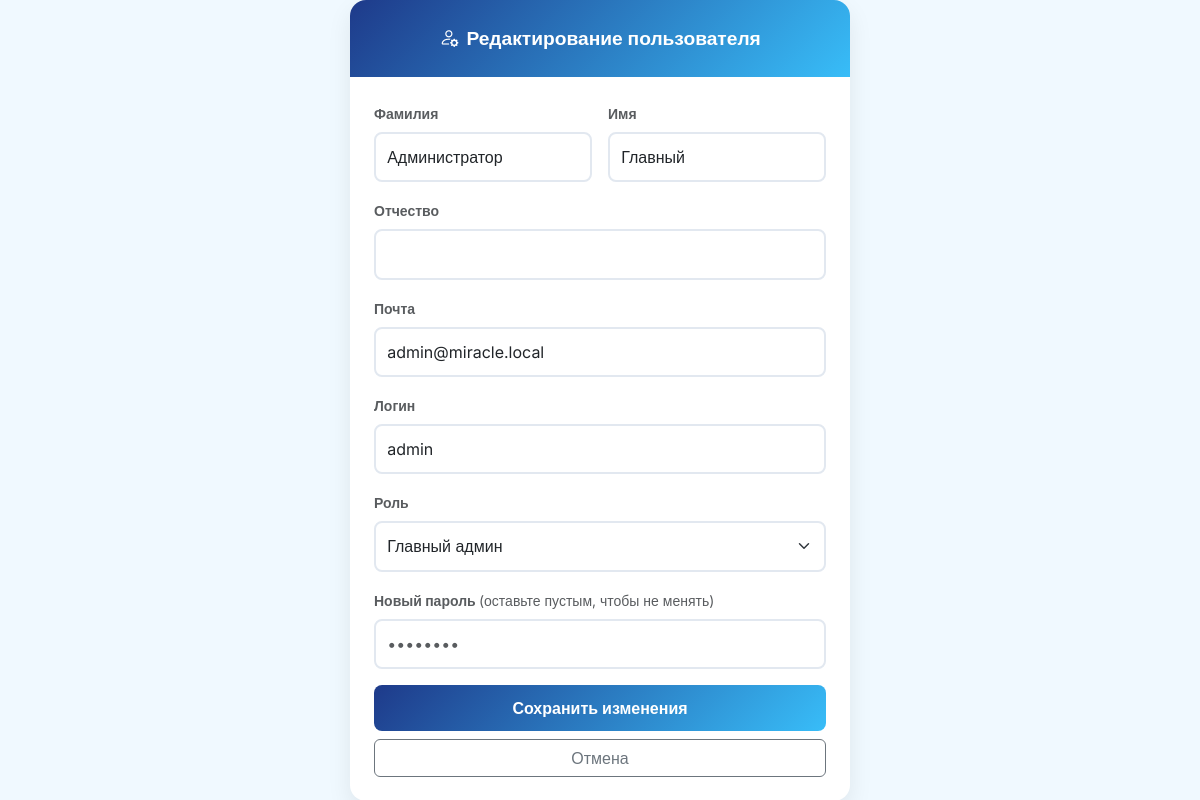
Screenshot of /admin/edit/1 (signed in) with the database file from the repository.
### tables this page shows
CREATE TABLE users 
                      (id INTEGER PRIMARY KEY, username TEXT UNIQUE, password TEXT, role TEXT,
                       first_name TEXT, last_name TEXT, patronymic TEXT, email TEXT);

### app.py (the view)
    def wrap(*args, **kwargs):
        if 'logged_in' not in session:
            flash('Пожалуйста, войдите в систему.', 'error')
            return redirect(url_for('login'))
        return f(*args, **kwargs)

### app.py (called while the page is built, shortened)
def login_required(f):
    def wrap(*args, **kwargs):
        if 'logged_in' not in session:
            flash('Пожалуйста, войдите в систему.', 'error')
            return redirect(url_for('login'))
        return f(*args, **kwargs)
    wrap.__name__ = f.__name__
    return wrap

@app.route('/admin/edit/<int:user_id>', methods=['GET', 'POST'])
@login_required
def edit_user(user_id):
    conn = sqlite3.connect(DB_NAME)
    user = conn.cursor().execute(
        "SELECT id, username, role, first_name, last_name, patronymic, email FROM users WHERE id = ?",
        (user_id,)).fetchone()
    conn.close()
    return render_template('edit_user.html', user=user)

### templates/edit_user.html (shortened to what this page needs)
<!DOCTYPE html>
<html lang="ru">
<head>
    <link href="https://cdn.jsdelivr.net/npm/bootstrap@5.3.0/dist/css/bootstrap.min.css" rel="stylesheet">
    <link href="https://cdn.jsdelivr.net/npm/bootstrap-icons@1.11.0/font/bootstrap-icons.css" rel="stylesheet">
</head>
<body>
    <div class="container d-flex justify-content-center">
        <div class="modern-card">
            <div class="card-header-custom text-center">
                <i class="bi bi-person-gear me-2"></i>Редактирование пользователя
            </div>
            <div class="card-body p-4">
                <form method="POST">
                    <div class="row g-3 mb-3">
                        <div class="col-md-6">
                            <label class="form-label small fw-bold text-muted">Фамилия</label>
                            <input type="text" name="last_name" class="form-control" value="{{ user[4] }}" required>
                        </div>
                        <div class="col-md-6">
                            <label class="form-label small fw-bold text-muted">Имя</label>
                            <input type="text" name="first_name" class="form-control" value="{{ user[3] }}" required>
                        </div>
                        <div class="col-12">
                            <label class="form-label small fw-bold text-muted">Отчество</label>
                            <input type="text" name="patronymic" class="form-control" value="{{ user[5] or '' }}">
                        </div>
                        <div class="col-12">
                            <label class="form-label small fw-bold text-muted">Почта</label>
                            <input type="email" name="email" class="form-control" value="{{ user[6] }}" required>
                        </div>
                        <div class="col-12">
                            <label class="form-label small fw-bold text-muted">Логин</label>
                            <input type="text" name="username" class="form-control" value="{{ user[1] }}" required>
                        </div>
                        <div class="col-12">
                            <label class="form-label small fw-bold text-muted">Роль</label>
                            <select name="role" class="form-select" required>
                                <option value="admin" {% if user[2] == 'admin' %}selected{% endif %}>Главный админ</option>
                            </select>
                        </div>
                        <div class="col-12">
                            <label class="form-label small fw-bold text-muted">Новый пароль <span class="text-muted fw-normal">(оставьте пустым, чтобы не менять)</span></label>
                            <input type="password" name="password" class="form-control" placeholder="••••••••">
                        </div>
                    </div>
                    <div class="d-grid gap-2">
                        <button type="submit" class="btn btn-corp">Сохранить изменения</button>
                        <a href="{{ url_for('admin') }}" class="btn btn-outline-secondary text-decoration-none">Отмена</a>
                    </div>
                </form>
            </div>
        </div>
    </div>
</body>
</html>

### templates/edit_user.html (style rules this page uses)
:root { --corp-dark-blue: #0F172A; --corp-mid-blue: #1E3A8A; --corp-light-blue: #38BDF8; --corp-orange: #F97316; --corp-bg-light: #F0F9FF; }
body { font-family: 'Inter', sans-serif; background-color: var(--corp-bg-light); min-height: 100vh; display: flex; align-items: center; justify-content: center; }
.modern-card { background: white; border-radius: 16px; box-shadow: 0 10px 25px rgba(0,0,0,0.08); width: 100%; max-width: 500px; overflow: hidden; }
.card-header-custom { background: linear-gradient(135deg, var(--corp-mid-blue), var(--corp-light-blue)); color: white; padding: 1.5rem; font-weight: 600; font-size: 1.2rem; }
.form-control, .form-select { border: 2px solid #E2E8F0; border-radius: 8px; padding: 0.7rem; }
.btn-corp { background: linear-gradient(135deg, var(--corp-mid-blue), var(--corp-light-blue)); border: none; color: white; font-weight: 600; border-radius: 8px; padding: 0.7rem; width: 100%; transition: all 0.2s; }
:root { --corp-dark-blue: #0F172A; --corp-mid-blue: #1E3A8A; --corp-light-blue: #38BDF8; --corp-orange: #F97316; --corp-yellow: #FBBF24; --corp-bg-light: #F0F9FF; }
body { background-color: var(--corp-bg-light); font-family: 'Inter', sans-serif; }

### rows the page displays
users: last_name "Администратор", first_name "Главный", email "admin@miracle.local", username "admin", role "Главный админ"
